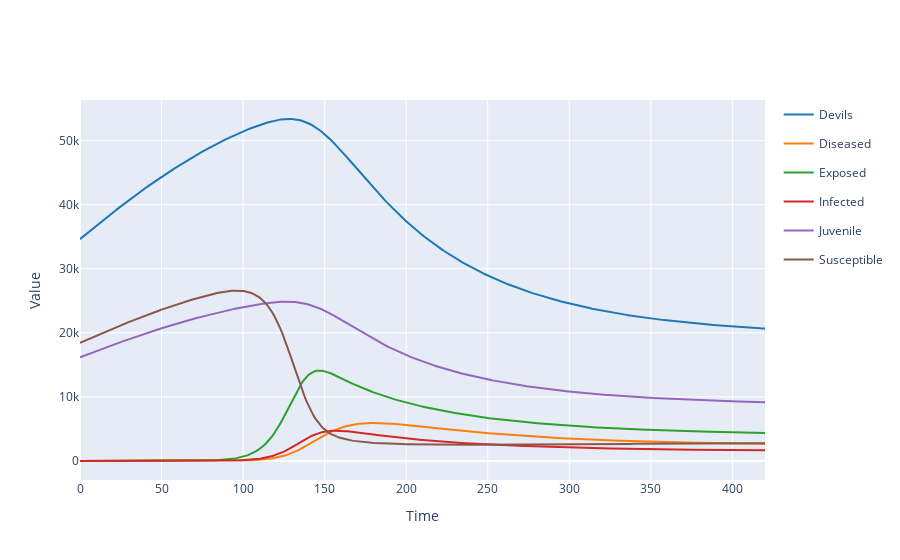

Source (notebook cell):
### Code cell
results = model.run(solver=solver)

results.plotplotly()

### Figure 1 — Plotly figure (JSON) as saved in the notebook; plotly's stock layout.template omitted (floating-point values rounded to 4 significant figures; data arrays with more than 128 entries replaced by an {"elided": "..."} marker saying what was removed)
{"data": [{"legendgroup": "Devils", "line": {"color": "#1f77b4"}, "mode": "lines", "name": "Devils", "type": "scatter", "x": {"elided": "421 int values"}, "y": {"elided": "421 float values"}}, {"legendgroup": "Diseased", "line": {"color": "#ff7f0e"}, "mode": "lines", "name": "Diseased", "type": "scatter", "x": {"elided": "421 int values"}, "y": {"elided": "421 float values"}}, {"legendgroup": "Exposed", "line": {"color": "#2ca02c"}, "mode": "lines", "name": "Exposed", "type": "scatter", "x": {"elided": "421 int values"}, "y": {"elided": "421 float values"}}, {"legendgroup": "Infected", "line": {"color": "#d62728"}, "mode": "lines", "name": "Infected", "type": "scatter", "x": {"elided": "421 int values"}, "y": {"elided": "421 float values"}}, {"legendgroup": "Juvenile", "line": {"color": "#9467bd"}, "mode": "lines", "name": "Juvenile", "type": "scatter", "x": {"elided": "421 int values"}, "y": {"elided": "421 float values"}}, {"legendgroup": "Susceptible", "line": {"color": "#8c564b"}, "mode": "lines", "name": "Susceptible", "type": "scatter", "x": {"elided": "421 int values"}, "y": {"elided": "421 float values"}}], "layout": {"showlegend": true, "title": {"text": ""}, "xaxis": {"title": {"text": "Time"}}, "yaxis": {"title": {"text": "Value"}}}}
